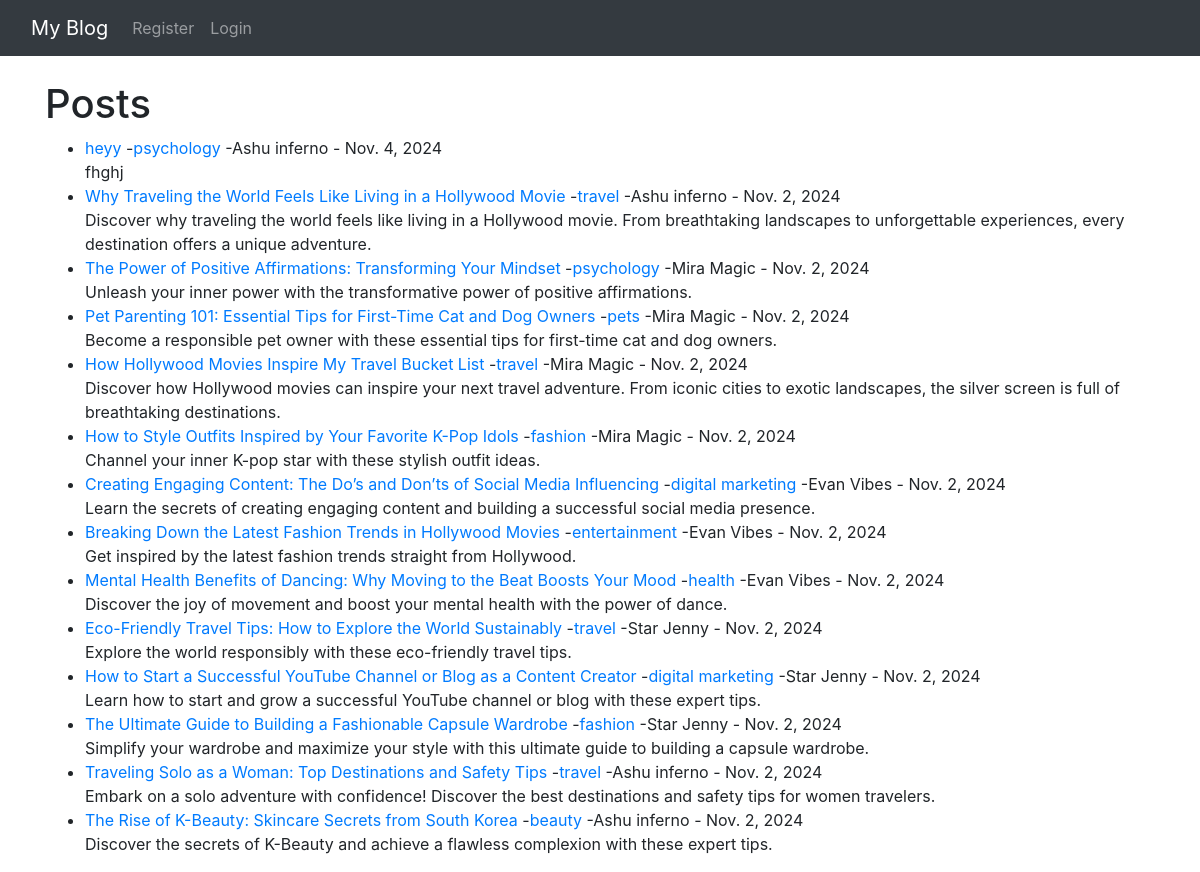
The page / on the database its author committed.
### firstblog/models.py (models this page shows, shortened)
class Post(models.Model):
    title=models.CharField(max_length=255)
    header_image=models.ImageField(null=True ,blank=True, upload_to="images/")
    title_tag=models.CharField(max_length=255)
    author=models.ForeignKey(User,on_delete=models.CASCADE)
    body=RichTextField(blank=True, null=True)
    post_date=models.DateField(auto_now_add=True)
    category=models.CharField(max_length=255,default='coding')
    snippet=models.CharField(max_length=255 )
    likes=models.ManyToManyField(User, related_name= 'blog_posts')

### firstblog/views.py (the view)
# urls.py: path('',HomeView.as_view(),name="home"),
class HomeView(ListView):
    model= Post
    template_name='home.html'
    cats=Category.objects.all()
    ordering=['-post_date']
    ordering=['-id']
    def get_context_data(self, *args, **kwargs):
        cat_menu=Category.objects.all()
        context=super(HomeView,self).get_context_data(*args, **kwargs)
        context["cat_menu"]=cat_menu
        return context

### firstblog/templates/home.html (shortened to what this page needs)
{% extends 'base.html' %} {% block content %}
<h1>Posts</h1>
<ul>
  {% for post in object_list %}
  <li>
    <a href="{% url 'article-detail' post.pk %}"> {{ post.title }}</a>
    -<a href="{% url 'category' post.category|slugify %}"
      >{{ post.category }}</a
    >
    -{{ post.author.first_name }} {{ post.author.last_name }} - {{post.post_date}}
    <br />
    {{ post.snippet }}
  </li>
  {% endfor %}
</ul>
{% endblock %}

### rows shown on the page
Post: title "heyy", category "psychology", author.first_name "Ashu", author.last_name "inferno", post_date "Nov. 4, 2024", snippet "fhghj"
Post: title "Why Traveling the World Feels Like Living in a Hollywood Movie", category "travel", author.first_name "Ashu", author.last_name "inferno", post_date "Nov. 2, 2024", snippet "Discover why traveling the world feels like living in a Hollywood movie. From breathtaking landscapes to unforgettable experiences, every destination offers a unique adventure."
Post: title "The Power of Positive Affirmations: Transforming Your Mindset", category "psychology", author.first_name "Mira", author.last_name "Magic", post_date "Nov. 2, 2024", snippet "Unleash your inner power with the transformative power of positive affirmations."
Post: title "Pet Parenting 101: Essential Tips for First-Time Cat and Dog Owners", category "pets", author.first_name "Mira", author.last_name "Magic", post_date "Nov. 2, 2024", snippet "Become a responsible pet owner with these essential tips for first-time cat and dog owners."
Post: title "How Hollywood Movies Inspire My Travel Bucket List", category "travel", author.first_name "Mira", author.last_name "Magic", post_date "Nov. 2, 2024", snippet "Discover how Hollywood movies can inspire your next travel adventure. From iconic cities to exotic landscapes, the silver screen is full of breathtaking destinations."
Post: title "How to Style Outfits Inspired by Your Favorite K-Pop Idols", category "fashion", author.first_name "Mira", author.last_name "Magic", post_date "Nov. 2, 2024", snippet "Channel your inner K-pop star with these stylish outfit ideas."
Post: title "Creating Engaging Content: The Do’s and Don’ts of Social Media Influencing", category "digital marketing", author.first_name "Evan", author.last_name "Vibes", post_date "Nov. 2, 2024", snippet "Learn the secrets of creating engaging content and building a successful social media presence."
Post: title "Breaking Down the Latest Fashion Trends in Hollywood Movies", category "entertainment", author.first_name "Evan", author.last_name "Vibes", post_date "Nov. 2, 2024", snippet "Get inspired by the latest fashion trends straight from Hollywood."
Post: title "Mental Health Benefits of Dancing: Why Moving to the Beat Boosts Your Mood", category "health", author.first_name "Evan", author.last_name "Vibes", post_date "Nov. 2, 2024", snippet "Discover the joy of movement and boost your mental health with the power of dance."
Post: title "Eco-Friendly Travel Tips: How to Explore the World Sustainably", category "travel", author.first_name "Star", author.last_name "Jenny", post_date "Nov. 2, 2024", snippet "Explore the world responsibly with these eco-friendly travel tips."
Post: title "How to Start a Successful YouTube Channel or Blog as a Content Creator", category "digital marketing", author.first_name "Star", author.last_name "Jenny", post_date "Nov. 2, 2024", snippet "Learn how to start and grow a successful YouTube channel or blog with these expert tips."
Post: title "The Ultimate Guide to Building a Fashionable Capsule Wardrobe", category "fashion", author.first_name "Star", author.last_name "Jenny", post_date "Nov. 2, 2024", snippet "Simplify your wardrobe and maximize your style with this ultimate guide to building a capsule wardrobe."
Post: title "Traveling Solo as a Woman: Top Destinations and Safety Tips", category "travel", author.first_name "Ashu", author.last_name "inferno", post_date "Nov. 2, 2024", snippet "Embark on a solo adventure with confidence! Discover the best destinations and safety tips for women travelers."
Post: title "The Rise of K-Beauty: Skincare Secrets from South Korea", category "beauty", author.first_name "Ashu", author.last_name "inferno", post_date "Nov. 2, 2024", snippet "Discover the secrets of K-Beauty and achieve a flawless complexion with these expert tips."
